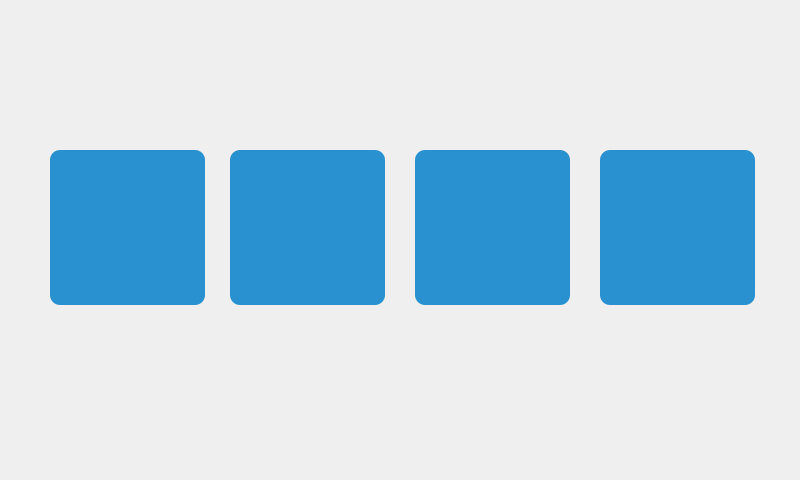
   <widget class="QWidget" name="main_widget" native="true">
    <property name="geometry">
     <rect>
      <x>0</x>
      <y>0</y>
      <width>800</width>
      <height>480</height>
     </rect>
    </property>
    <widget class="QPushButton" name="print_button">
     <property name="geometry">
      <rect>
       <x>50</x>
       <y>150</y>
       <width>155</width>
       <height>155</height>
      </rect>
     </property>
     <property name="font">
      <font>
       <family>Ubuntu</family>
      </font>
     </property>
     <property name="focusPolicy">
      <enum>Qt::NoFocus</enum>
     </property>
     <property name="styleSheet">
      <string notr="true">background-color: rgb(41, 145, 208);
border-radius: 10px;</string>
     </property>
     <property name="inputMethodHints">
      <set>Qt::ImhNone</set>
     </property>
     <property name="text">
      <string/>
     </property>
     <property name="icon">
      <iconset resource="Resources.qrc">
       <normaloff>:/build/resources/images/White Icon/printOff.png</normaloff>:/build/resources/images/White Icon/printOff.png</iconset>
     </property>
     <property name="iconSize">
      <size>
       <width>90</width>
       <height>90</height>
      </size>
     </property>
     <property name="autoDefault">
      <bool>false</bool>
     </property>
    </widget>
    <widget class="QPushButton" name="settings_button">
     <property name="geometry">
      <rect>
       <x>415</x>
       <y>150</y>
       <width>155</width>
       <height>155</height>
      </rect>
     </property>
     <property name="focusPolicy">
      <enum>Qt::NoFocus</enum>
     </property>
     <property name="styleSheet">
      <string notr="true">background-color: rgb(41, 145, 208);
border-radius: 10px;</string>
     </property>
     <property name="text">
      <string/>
     </property>
     <property name="icon">
      <iconset resource="Resources.qrc">
       <normaloff>:/build/resources/images/White Icon/settingOff.png</normaloff>:/build/resources/images/White Icon/settingOff.png</iconset>
     </property>
     <property name="iconSize">
      <size>
       <width>90</width>
       <height>90</height>
      </size>
     </property>
    </widget>
    <widget class="QPushButton" name="control_button">
     <property name="geometry">
      <rect>
       <x>230</x>
       <y>150</y>
       <width>155</width>
       <height>155</height>
      </rect>
     </property>
     <property name="focusPolicy">
      <enum>Qt::NoFocus</enum>
     </property>
     <property name="styleSheet">
      <string notr="true">background-color: rgb(41, 145, 208);
border-radius: 10px;</string>
     </property>
     <property name="text">
      <string/>
     </property>
     <property name="icon">
      <iconset resource="Resources.qrc">
       <normaloff>:/build/resources/images/White Icon/controlOff.png</normaloff>:/build/resources/images/White Icon/controlOff.png</iconset>
     </property>
     <property name="iconSize">
      <size>
       <width>90</width>
       <height>90</height>
      </size>
     </property>
    </widget>
    <widget class="QPushButton" name="quit_button">
     <property name="geometry">
      <rect>
       <x>600</x>
       <y>150</y>
       <width>155</width>
       <height>155</height>
      </rect>
     </property>
     <property name="focusPolicy">
      <enum>Qt::NoFocus</enum>
     </property>
     <property name="styleSheet">
      <string notr="true">background-color: rgb(41, 145, 208);
border-radius: 10px;</string>
     </property>
     <property name="text">
      <string/>
     </property>
     <property name="icon">
      <iconset resource="Resources.qrc">
       <normaloff>:/build/resources/images/White Icon/powerOff.png</normaloff>:/build/resources/images/White Icon/powerOff.png</iconset>
     </property>
     <property name="iconSize">
      <size>
       <width>90</width>
       <height>90</height>
      </size>
     </property>
    </widget>
   </widget>
